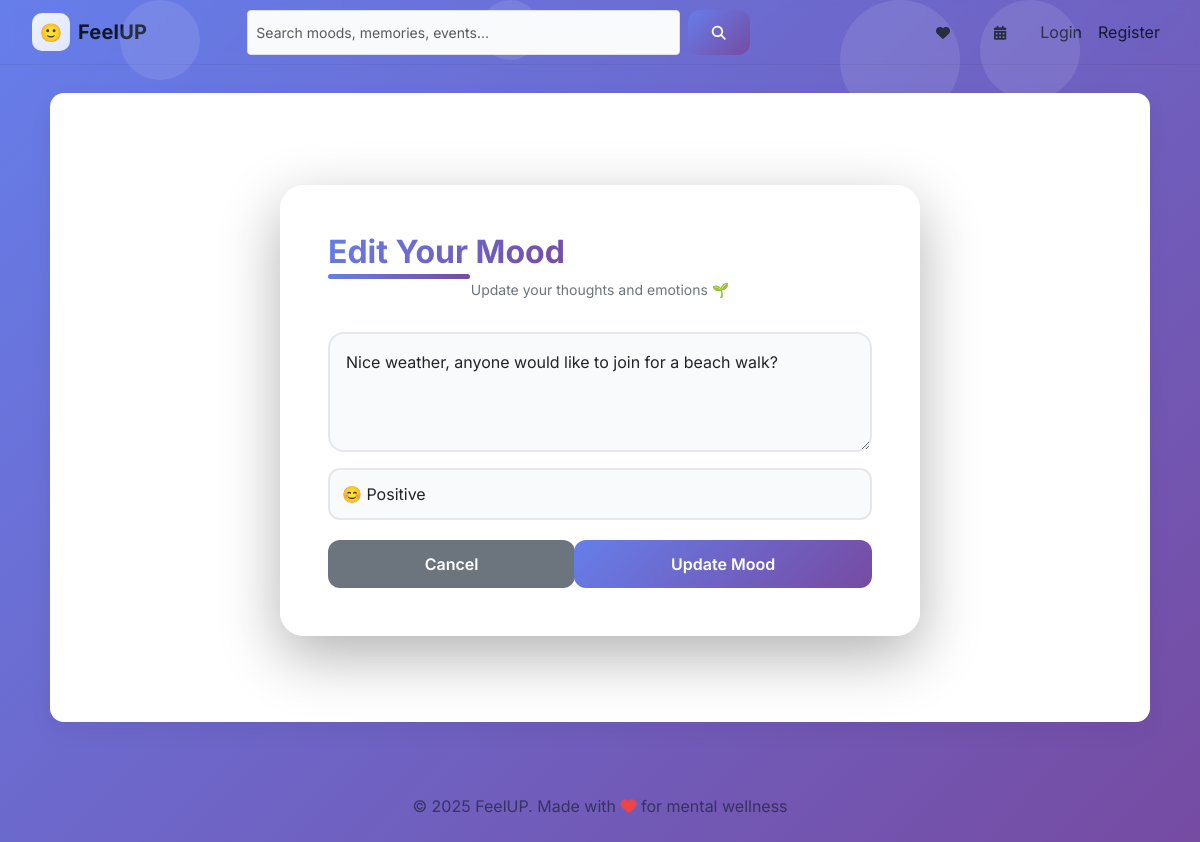
The app's page /mood/2/edit (signed in) with its own data.
### app.py (models this page shows)
class MoodPost(db.Model):
    id = db.Column(db.Integer, primary_key=True)
    user_id = db.Column(db.Integer, db.ForeignKey('user.id'), nullable=True)
    username = db.Column(db.String(120))
    content = db.Column(db.Text, nullable=False)
    emotion = db.Column(db.String(50))
    anonymous = db.Column(db.Boolean, default=False)
    created_at = db.Column(db.DateTime, default=datetime.utcnow)
    reactions = db.Column(db.PickleType, default=dict)
    comments = db.relationship('Comment', backref='mood', cascade="all, delete-orphan")
    likes = db.relationship('Like', backref='mood', cascade="all, delete-orphan")

### app.py (the view)
@app.route('/mood/<int:post_id>/edit', methods=['GET','POST'])
def edit_mood(post_id):
    user = current_user()
    mood = MoodPost.query.get_or_404(post_id)
    if not user or mood.user_id != user.id:
        flash('Not authorized', 'danger')
        return redirect(url_for('mood_feed'))
    if request.method=='POST':
        mood.content = request.form.get('content')
        mood.emotion = request.form.get('emotion')
        db.session.commit()
        flash('Mood updated', 'success')
        return redirect(url_for('mood_feed'))
    return render_template('edit_mood.html', mood=mood)

### app.py (called while the page is built)
@login_manager.user_loader
def load_user(user_id):
    try:
        return User.query.get(int(user_id))
    except Exception:
        return None

def current_user():
    try:
        if flask_current_user and flask_current_user.is_authenticated:
            return flask_current_user
    except Exception:
        pass
    uid = session.get('user_id')
    if uid:
        return User.query.get(uid)
    return None

### templates/edit_mood.html (shortened to what this page needs)
{% extends "base.html" %}
{% block content %}
<div class="bg-animation">
    <div class="floating-bubble bubble-1"></div>
    <div class="floating-bubble bubble-2"></div>
    <div class="floating-bubble bubble-4"></div>
</div>
<div class="container mt-4 d-flex justify-content-center">
    <div class="mood-container">
        <h2 class="mood-title">Edit Your Mood</h2>
        <p class="subtitle">Update your thoughts and emotions 🌱</p>
        <form method="POST">
            <textarea name="content" class="form-control mb-3" required>{{ mood.content }}</textarea>
            <select name="emotion" class="form-select mb-3">
                <option value="positive" {% if mood.emotion=='positive' %}selected{% endif %}>😊 Positive</option>
            </select>
            <div class="btn-group">
                <a href="{{ url_for('mood_feed') }}" class="btn btn-secondary">Cancel</a>
                <button type="submit" class="btn btn-primary">Update Mood</button>
            </div>
        </form>
    </div>
</div>
{% endblock %}

### static/style.css (style rules this page uses)
* { margin: 0; padding: 0; box-sizing: border-box; }
body { font-family: 'Inter', 'Segoe UI', Tahoma, Geneva, Verdana, sans-serif; background: linear-gradient(180deg, #f7fafc 0%, #eef2ff 100%); margin: 0; padding: 0; color: #0f172a; min-height: 100vh; }
h1, h2, h3, h4, h5 { font-weight: 700; color: #1f2937; }
h2 { font-weight: 700; margin-bottom: 25px; font-size: 2rem; }
.container h2, main h2 { position: relative; display: inline-block; background: linear-gradient(135deg, #667eea 0%, #764ba2 100%); -webkit-background-clip: text; -webkit-text-fill-color: transparent; background-clip: text; }
.container h2::after, main h2::after { content: ""; position: absolute; left: 0; bottom: -8px; width: 60%; height: 5px; border-radius: 5px; background: linear-gradient(90deg, #667eea, #764ba2); animation: slideIn 0.6s ease-out; }
.btn { border-radius: 10px !important; padding: 8px 18px !important; font-weight: 600 !important; transition: all 0.15s ease !important; border: none !important; }
.btn-primary { background: linear-gradient(135deg, #667eea 0%, #764ba2 100%) !important; }
form textarea, form input, form select { border-radius: 14px; padding: 14px 18px; border: 2px solid #e5e7eb; transition: all 0.3s ease; font-size: 1rem; width: 100%; }
.form-control, .form-select { background: #f9fafb; }

### templates/edit_mood.html (style rules this page uses)
body { background: linear-gradient(135deg, #667eea 0%, #764ba2 100%); min-height: 100vh; position: relative; overflow-x: hidden; }
.bg-animation { position: fixed; top: 0; left: 0; width: 100%; height: 100%; overflow: hidden; z-index: 0; pointer-events: none; }
.floating-bubble { position: absolute; border-radius: 50%; background: rgba(255, 255, 255, 0.1); animation: float 20s infinite ease-in-out; }
.bubble-1 { width: 80px; height: 80px; left: 10%; animation-delay: 0s; }
.bubble-2 { width: 120px; height: 120px; left: 70%; animation-delay: 5s; }
.bubble-4 { width: 100px; height: 100px; right: 10%; animation-delay: 7s; }
.mood-container { background: rgba(255, 255, 255, 0.95); backdrop-filter: blur(20px); border-radius: 24px; padding: 48px; width: 100%; max-width: 640px; box-shadow: 0 20px 60px rgba(0, 0, 0, 0.3); position: relative; z-index: 1; animation: slideUp 0.6s ease-out; margin: 40px auto; }
.mood-title { color: #1a1a2e; font-size: 32px; font-weight: 700; margin-bottom: 8px; text-align: center; }
.subtitle { color: #6c757d; text-align: center; margin-bottom: 32px; font-size: 14px; }
textarea.form-control { border-radius: 16px !important; padding: 16px; font-size: 16px; border: 2px solid #e5e7eb !important; background: #f9fafb !important; transition: all 0.3s ease; resize: vertical; min-height: 120px; }
select.form-select { border-radius: 12px !important; border: 2px solid #e5e7eb !important; padding: 12px; background: #f9fafb !important; transition: all 0.3s ease; }
.btn-primary { background: linear-gradient(135deg, #667eea 0%, #764ba2 100%) !important; border: none !important; border-radius: 12px !important; padding: 12px 24px !important; font-weight: 600; transition: all 0.3s ease; }
.btn-secondary { border-radius: 12px !important; padding: 12px 24px !important; font-weight: 500; }
.btn-group { display: flex; justify-content: space-between; margin-top: 20px; }

### records on screen
MoodPost: content "Nice weather, anyone would like to join for a beach walk?", emotion "😊 Positive"
